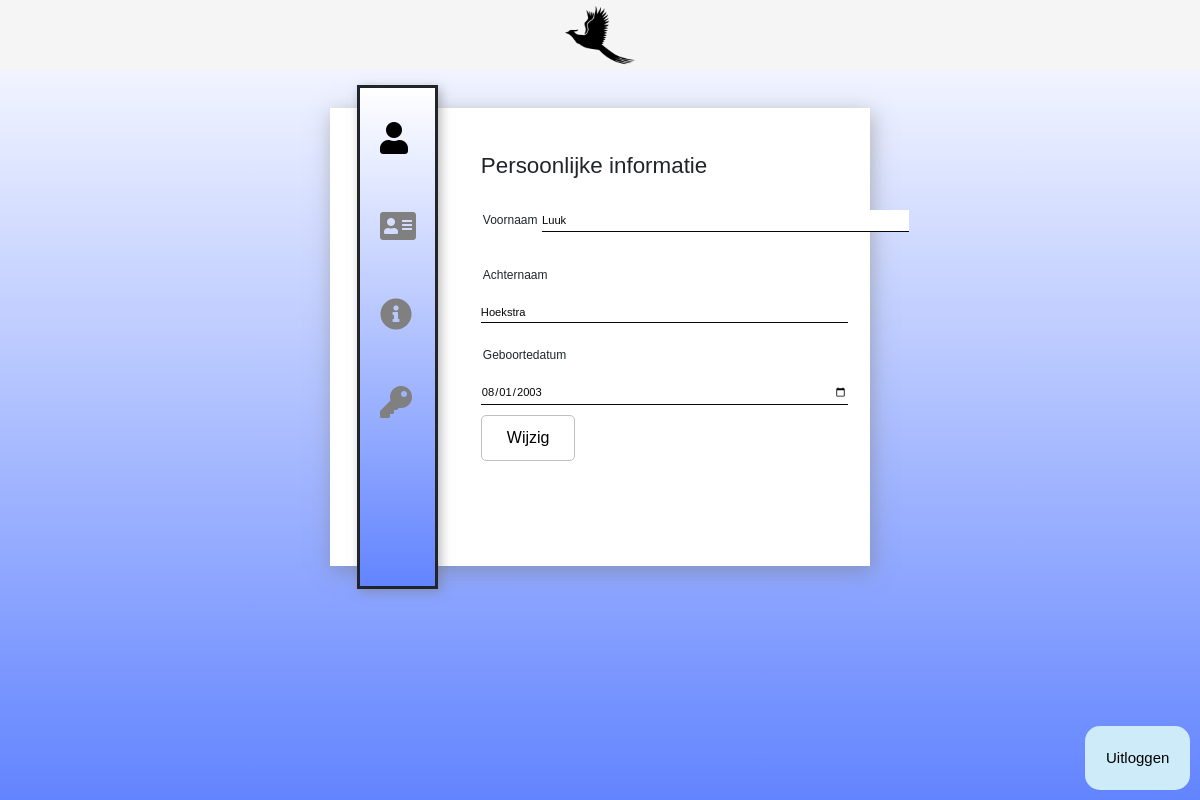
Page /account (signed in) on the committed database.
### website/models.py (models this page shows)
class User(db.Model, UserMixin):
    id = db.Column(db.Integer, primary_key=True)
    email = db.Column(db.String(150), nullable=False, unique=True)
    password = db.Column(db.String(150), nullable=False)
    user_name = db.Column(db.String(150), nullable=False, unique=True)
    first_name = db.Column(db.String(150), nullable=False)
    last_name = db.Column(db.String(150), nullable=False)
    birth_date = db.Column(MyDateTime)
    creation_date = db.Column(db.DateTime(timezone=True), nullable=False, default=datetime.utcnow)
    notes = db.relationship('Note', back_populates='user')
    hashCode = db.Column(db.String(120))

### website/auth.py (the view, shortened to what this page needs)
@ login_required
@auth.route('/account', methods=['GET', 'POST'])
def account():
    return render_template("account.html", user=current_user)

### website/templates/account.html (shortened to what this page needs)
{% extends "base.html" %}{% block title %}Meta - account{% endblock %} {% block
content %}
<div class="header">
  <div class="container">
    <div class="container-account">
      <div class="leftbox">
        <nav>
          <a-account onclick="tabs(0)" class="tab active">
            <i class="fa fa-user"></i>
          </a-account>
          <a-account onclick="tabs(1)" class="tab">
            <i class="fas fa-address-card"></i>
          </a-account>
          <a-account onclick="tabs(2)" class="tab">
            <i class="fas fa-info-circle"></i>
          </a-account>
          <a-account onclick="tabs(3)" class="tab">
            <i class="fas fa-key"></i>
          </a-account>
        </nav>
      </div>
      <div class="rightbox-account">
        <div class="profile tabShow">
          <form method="POST">
            <h1>Persoonlijke informatie</h1>
            <label for="firstNameNew"><h2>Voornaam</h2></label>
            <input
              type="text"
              class="input"
              id="firstNameNew"
              name="firstNameNew"
              value="{{current_user.first_name}}"
              required
            />
            <label for="lastNameNew"><h2>Achternaam</h2></label>
            <input
              type="text"
              class="input"
              id="lastNameNew"
              name="lastNameNew"
              value="{{current_user.last_name}}"
              required
            />
            <label for="birthDateNew"><h2>Geboortedatum</h2></label>
            <input
              type="date"
              class="input"
              id="birthDateNew"
              name="birthDateNew"
              value="{{current_user.birth_date.strftime('%Y-%m-%d')}}"
              required
            />
            <div class="submitbox">
              <button
                type="submit"
                class="btn btn-primary"
                name="submit-profile"
              >
                Wijzig
              </button>
            </div>
          </form>
        </div>
      </div>
    </div>
  </div>
  <a id="logout" href="/logout"
    ><button class="butlogout buttonright">Uitloggen</button></a
  >
</div>
{% endblock %}

### website/static/css/index.css (style rules this page uses)
* { margin: 0; padding: 0; outline: none; box-sizing: border-box; }
html { min-height: 100%; }
body { background: linear-gradient(180deg, #FFFFFF 0%, #6284FF 100%); font-family: 'Lucida Sans', 'Lucida Sans Regular', 'Lucida Grande', 'Lucida Sans Unicode', Geneva, Verdana, sans-serif; }
.container-account { background: #fff; width: 540px; height: 458px; margin: 0 auto; position: relative; margin-top: 10%; box-shadow: 2px 5px 20px rgba(119, 119, 119, .5); }
.leftbox { float: left; top: -5%; left: 5%; position: absolute; width: 15%; height: 110%; background: linear-gradient(180deg, #FFFFFF 0%, #6284FF 100%); ; box-shadow: 3px 3px 10px rgba(119, 119, 119, .5); border-style: solid; }
nav a-account { list-style: none; padding: 20px; color: gray; font-size: 2.0em; display: block; transition: all 0.5s ease-in-out; }
nav a-account:first-child { margin-top: 7px; }
nav a-account.active { color: black; }
.rightbox-account { width: 60%; margin-left: 27%; padding: 5px; }
.tabShow { transition: all 2s ease-in; width: 80%; position: absolute; }
h1 { font-size: 1.4rem; margin-top: 40px; }
h2 { font-size: 12px; margin-left: 2px; margin-top: 25px; }
input { border: 0; border-bottom: 1px solid; width: 85%; font-size: .7em; padding: 2px 0; color: #070707; outline: none; }
.submitbox { display: flex; margin-top: 10px; margin-bottom: 10px; }
.submitbox button { background-color: white; border-color: silver; color: black; padding: 10px 25px; display: inline-block; font-size: 16px; border-radius: 5px; transition-duration: 0.4s; }
.tabShow { display: none; }
.buttonright { border-color: #cdebf9; border: 0; border-radius: 15px; color: black; background: #cdebf9; cursor: pointer; position: fixed; bottom: 80px; right: 10px; width: 105px; }
.butlogout { font-size: 15px; padding: 21px 21px; bottom: 10px; }

### rows in the picture
User: firstNameNew "Luuk", lastNameNew "Hoekstra", birthDateNew "08/01/2003"
